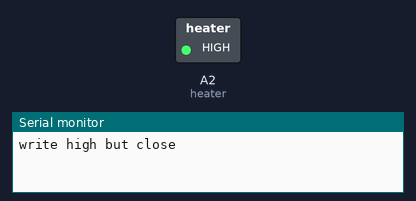
A sketch run on a simulated Arduino Uno, built with avr-gcc and run on an emulated ATmega328P. Shown: switched loads named in the sketch (green lamp = pin HIGH), the last lines printed to the serial monitor.

Above: at 2.5 s.
At 10.0 s:
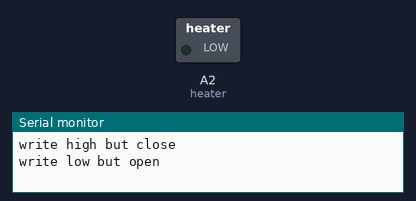
Timing chart, 0 to 19.5 s (numbered marks = the images above):
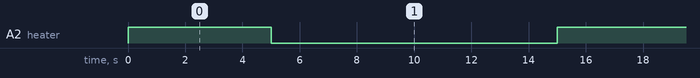

Measured:
- by itself, A2 (heater): alternates HIGH for 5.0 s and LOW for 10.0 s

The sketch:

heater.ino
```cpp
#define heater A2//高关低开，继电器是反的（x，别一直加热了

void setup()
{
    Serial.begin(115200);
    pinMode(heater, OUTPUT);
}
void loop()
{
    digitalWrite(heater, HIGH);
    Serial.println("write high but close");
    delay(5000);

    digitalWrite(heater, LOW);
    Serial.println("write low but open");
    delay(10000);
}
```
